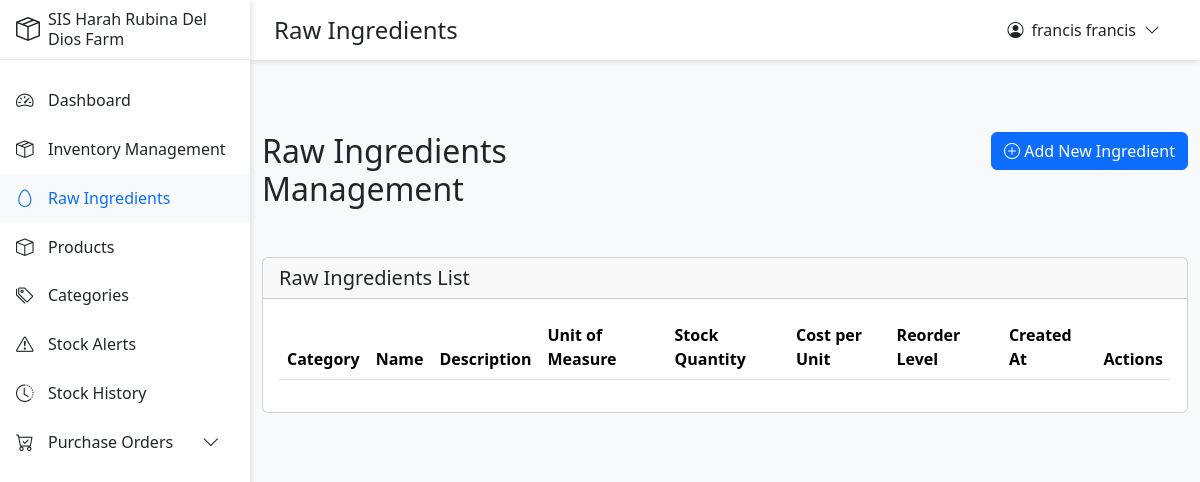
Before: /roles/stock_clerk/raw_ingredients.php (signed in) with the older database file.
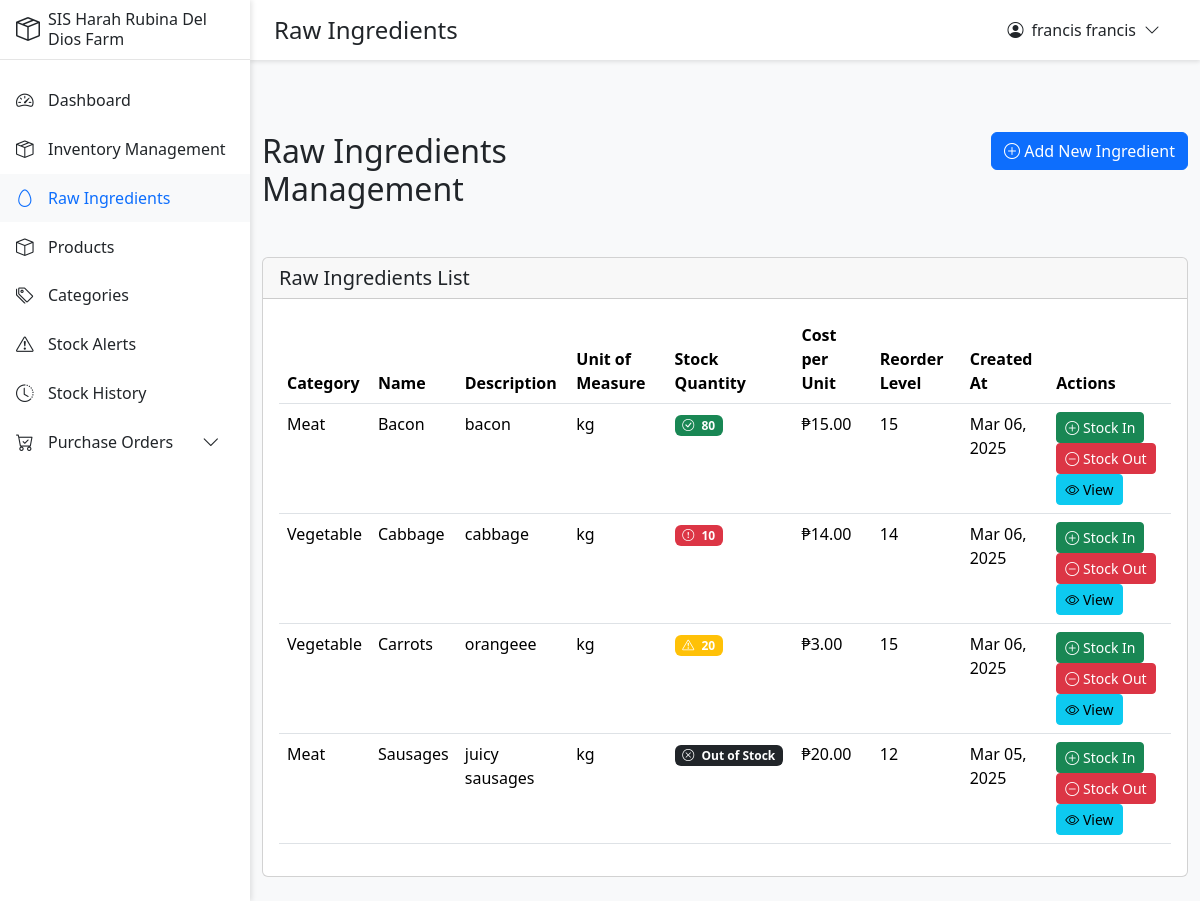
After: the same page with the newer database file.
### tables this page shows
CREATE TABLE `tbl_raw_ingredients` (
  `raw_ingredient_id` int(11) NOT NULL,
  `raw_name` varchar(255) NOT NULL,
  `raw_description` text DEFAULT NULL,
  `raw_unit_of_measure` varchar(50) DEFAULT NULL,
  `raw_stock_quantity` int(11) DEFAULT 0,
  `raw_cost_per_unit` decimal(10,2) DEFAULT NULL,
  `raw_reorder_level` int(11) DEFAULT NULL,
  `supplier_id` int(11) DEFAULT NULL,
  `category_id` int(11) DEFAULT NULL,
  `raw_created_at` timestamp NOT NULL DEFAULT current_timestamp(),
  `employee_id` int(11) DEFAULT NULL,
  `raw_stock_in` int(11) DEFAULT 0,
  `raw_stock_out` int(11) DEFAULT 0
);

CREATE TABLE `tbl_categories` (
  `category_id` int(11) NOT NULL,
  `category_name` varchar(255) NOT NULL,
  `category_description` text DEFAULT NULL,
  `created_at` timestamp NOT NULL DEFAULT current_timestamp(),
  `updated_at` timestamp NOT NULL DEFAULT current_timestamp() ON UPDATE current_timestamp()
);

### roles/stock_clerk/raw_ingredients.php (the view, shortened to what this page needs)
<?php
require_once '../../config/database.php';
require_once '../../includes/header.php';
$query = "SELECT r.*, c.category_name
          FROM tbl_raw_ingredients r
          LEFT JOIN tbl_categories c ON r.category_id = c.category_id
          ORDER BY r.raw_name";
$result = $conn->query($query);
?>
<div class="container-fluid py-4">
    <div class="row mb-4">
        <div class="col">
            <h2 class="mb-4">Raw Ingredients Management</h2>
        </div>
        <div class="col text-end">
            <button type="button" class="btn btn-primary" data-bs-toggle="modal" data-bs-target="#addIngredientModal">
                <i class="bi bi-plus-circle"></i> Add New Ingredient
            </button>
        </div>
    </div>
    <div class="row">
        <div class="col-12">
            <div class="card">
                <div class="card-header">
                    <h5 class="mb-0">Raw Ingredients List</h5>
                </div>
                <div class="card-body">
                    <div class="table-responsive">
                        <table class="table table-hover">
                            <thead>
                                <tr>
                                    <th>Category</th>
                                    <th>Name</th>
                                    <th>Description</th>
                                    <th>Unit of Measure</th>
                                    <th>Stock Quantity</th>
                                    <th>Cost per Unit</th>
                                    <th>Reorder Level</th>
                                    <th>Created At</th>
                                    <th>Actions</th>
                                </tr>
                            </thead>
                            <tbody>
                                <?php while ($ingredient = $result->fetch_assoc()): ?>
                                    <tr>
                                        <td><?php echo htmlspecialchars(isset($ingredient['category_name']) ? substr($ingredient['category_name'], 3) : 'Uncategorized'); ?></td>
                                        <td><?php echo htmlspecialchars($ingredient['raw_name']); ?></td>
                                        <td><?php echo htmlspecialchars($ingredient['raw_description']); ?></td>
                                        <td><?php echo htmlspecialchars($ingredient['raw_unit_of_measure']); ?></td>
                                        <td>
                                            <?php
                                            $stock_ratio = $ingredient['raw_stock_quantity'] / $ingredient['raw_reorder_level'];
                                            if ($ingredient['raw_stock_quantity'] == 0): ?>
                                                <span class="badge bg-dark">
                                                    <i class="bi bi-x-circle me-1"></i>
                                                    Out of Stock
                                                </span>
                                            <?php elseif ($ingredient['raw_stock_quantity'] <= $ingredient['raw_reorder_level']): ?>
                                                <span class="badge bg-danger">
                                                    <i class="bi bi-exclamation-circle me-1"></i>
                                                    <?php echo $ingredient['raw_stock_quantity']; ?>
                                                </span>
                                            <?php elseif ($stock_ratio <= 1.5): ?>
                                                <span class="badge bg-warning">
                                                    <i class="bi bi-exclamation-triangle me-1"></i>
                                                    <?php echo $ingredient['raw_stock_quantity']; ?>
                                                </span>
                                            <?php else: ?>
                                                <span class="badge bg-success">
                                                    <i class="bi bi-check-circle me-1"></i>
                                                    <?php echo $ingredient['raw_stock_quantity']; ?>
                                                </span>
                                            <?php endif; ?>
                                        </td>
                                        <td>₱<?php echo number_format($ingredient['raw_cost_per_unit'], 2); ?></td>
                                        <td><?php echo $ingredient['raw_reorder_level']; ?></td>
                                        <td><?php echo date('M d, Y', strtotime($ingredient['raw_created_at'])); ?></td>
                                        <td>
                                            <button type="button"
                                                    class="btn btn-sm btn-success me-1"
                                                    data-bs-toggle="modal"
                                                    data-bs-target="#stockInModal<?php echo $ingredient['raw_ingredient_id']; ?>">
                                                <i class="bi bi-plus-circle"></i> Stock In
                                            </button>
                                            <button type="button"
                                                    class="btn btn-sm btn-danger me-1"
                                                    data-bs-toggle="modal"
                                                    data-bs-target="#stockOutModal<?php echo $ingredient['raw_ingredient_id']; ?>">
                                                <i class="bi bi-dash-circle"></i> Stock Out
                                            </button>
                                            <button type="button"
                                                    class="btn btn-sm btn-info"
                                                    data-bs-toggle="modal"
                                                    data-bs-target="#viewIngredientModal<?php echo $ingredient['raw_ingredient_id']; ?>">
                                                <i class="bi bi-eye"></i> View
                                            </button>
                                        </td>
                                    </tr>
                                <?php endwhile; ?>
                            </tbody>
                        </table>
                    </div>
                </div>
            </div>
        </div>
    </div>
</div>
<?php require_once '../../includes/footer.php'; ?>

### includes/header.php (shortened to what this page needs)
<?php
$current_page = basename($_SERVER['PHP_SELF']);
$base_path = '/posinventory';
$role_path = '';
if ($_SESSION['job_name'] === 'Main Admin') {
    $role_path = $base_path . '/roles/main_admin';
} elseif ($_SESSION['job_name'] === 'Admin') {
    $role_path = $base_path . '/roles/admin';
} elseif ($_SESSION['job_name'] === 'Cashier') {
    $role_path = $base_path . '/roles/cashier';
} elseif ($_SESSION['job_name'] === 'Stock Clerk') {
    $role_path = $base_path . '/roles/stock_clerk';
}
?>
<!DOCTYPE html>
<html lang="en" data-bs-theme="light">
<head>
    <link href="https://cdn.jsdelivr.net/npm/bootstrap@5.3.2/dist/css/bootstrap.min.css" rel="stylesheet">
    <link href="https://cdn.jsdelivr.net/npm/bootstrap-icons@1.11.1/font/bootstrap-icons.css" rel="stylesheet">
</head>
<body>
    <?php require_once 'sidebar.php'; ?>
    <div class="top-bar d-flex justify-content-between">
        <h4 class="mb-0">
            <?php
            $page_title = str_replace('_', ' ', pathinfo($current_page, PATHINFO_FILENAME));
            echo ucwords($page_title);
            ?>
        </h4>
        <div class="dropdown">
            <button class="profile-menu" type="button" data-bs-toggle="dropdown">
                <i class="bi bi-person-circle"></i>
                <span><?php echo htmlspecialchars($_SESSION['full_name']); ?></span>
                <i class="bi bi-chevron-down"></i>
            </button>
        </div>
    </div>
    <main class="main-content">
    </main>
</body>
</html>

### includes/sidebar.php (shortened to what this page needs)
<div class="sidebar">
    <div class="sidebar-header">
        <a class="text-decoration-none" href="<?php echo $role_path; ?>/dashboard.php">
            <h4 class="mb-0 d-flex align-items-center">
                <i class="bi bi-box-seam me-2"></i>
                <span class="fs-6">SIS Harah Rubina Del Dios Farm</span>
            </h4>
        </a>
    </div>
    <div class="nav flex-column mt-3">
        <?php if ($_SESSION['job_name'] === 'Stock Clerk'): ?>
            <a class="nav-link <?php echo $current_page === 'dashboard.php' ? 'active' : ''; ?>"
               href="../../roles/stock_clerk/dashboard.php">
                <i class="bi bi-speedometer2"></i>
                <span>Dashboard</span>
            </a>
            <a class="nav-link <?php echo $current_page === 'inventory.php' ? 'active' : ''; ?>"
               href="../../roles/stock_clerk/inventory.php">
                <i class="bi bi-box-seam"></i>
                <span>Inventory Management</span>
            </a>
            <a class="nav-link <?php echo $current_page === 'raw_ingredients.php' ? 'active' : ''; ?>"
               href="../../roles/stock_clerk/raw_ingredients.php">
                <i class="bi bi-egg"></i>
                <span>Raw Ingredients</span>
            </a>
            <a class="nav-link <?php echo $current_page === 'products.php' ? 'active' : ''; ?>"
               href="../../roles/stock_clerk/products.php">
                <i class="bi bi-box"></i>
                <span>Products</span>
            </a>
            <a class="nav-link <?php echo $current_page === 'categories.php' ? 'active' : ''; ?>"
               href="../../roles/stock_clerk/categories.php">
                <i class="bi bi-tags"></i>
                <span>Categories</span>
            </a>
            <a class="nav-link <?php echo $current_page === 'stock_alerts.php' ? 'active' : ''; ?>"
               href="../../roles/stock_clerk/stock_alerts.php">
                <i class="bi bi-exclamation-triangle"></i>
                <span>Stock Alerts</span>
            </a>
            <a class="nav-link <?php echo $current_page === 'stock_history.php' ? 'active' : ''; ?>"
               href="../../roles/stock_clerk/stock_history.php">
                <i class="bi bi-clock-history"></i>
                <span>Stock History</span>
            </a>
            <div class="nav-item">
                <a class="nav-link <?php echo in_array($current_page, ['purchase_orders.php', 'receive_orders.php']) ? 'active' : ''; ?>"
                   data-bs-toggle="collapse"
                   href="#purchaseOrderSubmenu"
                   role="button">
                    <i class="bi bi-cart-check"></i>
                    <span>Purchase Orders</span>
                    <i class="bi bi-chevron-down ms-auto"></i>
                </a>
            </div>
        <?php endif; ?>
    </div>
</div>

### includes/footer.php (shortened to what this page needs)
</body>
</html>

### includes/header.php (style rules this page uses)
:root { --body-bg: #f8f9fa; --topbar-bg: #ffffff; --card-bg: #ffffff; --text-color: #212529; --border-color: rgba(0,0,0,0.1); }
body { min-height: 100vh; background-color: var(--body-bg); padding-left: 250px; padding-top: 60px; transition: padding-left 0.3s ease; color: var(--text-color); }
.top-bar { height: 60px; background: var(--topbar-bg); box-shadow: 0 2px 4px var(--border-color); position: fixed; top: 0; right: 0; left: 250px; z-index: 999; transition: left 0.3s ease, background-color 0.3s ease; display: flex; align-items: center; padding: 0 1.5rem; }
.main-content { background: var(--body-bg); padding: 1.5rem; }
.profile-menu { background: transparent; border: none; padding: 0.5rem 1rem; display: flex; align-items: center; gap: 0.5rem; border-radius: 0.5rem; transition: all 0.3s; color: var(--text-color); }

### includes/sidebar.php (style rules this page uses)
.sidebar { width: 250px; background: var(--topbar-bg); box-shadow: 2px 0 5px var(--border-color); position: fixed; top: 0; left: 0; height: 100%; z-index: 1000; transition: transform 0.3s ease, background-color 0.3s ease; }
.sidebar-header { height: 60px; padding: 0 1rem; border-bottom: 1px solid var(--border-color); display: flex; align-items: center; }
.sidebar-header a { color: var(--text-color) !important; }
.sidebar .nav-link { color: var(--text-color); padding: 0.7rem 1rem; display: flex; align-items: center; transition: all 0.3s; }
.sidebar .nav-link.active { background-color: var(--body-bg); color: #0d6efd; font-weight: 500; }
.sidebar .nav-link i { width: 1.5rem; margin-right: 0.5rem; font-size: 1.1rem; }

Changed rows visible on the page:
added tbl_raw_ingredients: category.category_name "Meat", raw_name "Bacon", raw_description "bacon", raw_unit_of_measure "kg", raw_stock_quantity "80", raw_cost_per_unit "15.00", raw_reorder_level "15", raw_created_at "Mar 06, 2025"
added tbl_raw_ingredients: category.category_name "Vegetable", raw_name "Cabbage", raw_description "cabbage", raw_unit_of_measure "kg", raw_stock_quantity "10", raw_cost_per_unit "14.00", raw_reorder_level "14", raw_created_at "Mar 06, 2025"
added tbl_raw_ingredients: category.category_name "Vegetable", raw_name "Carrots", raw_description "orangeee", raw_unit_of_measure "kg", raw_stock_quantity "20", raw_cost_per_unit "3.00", raw_reorder_level "15", raw_created_at "Mar 06, 2025"
added tbl_raw_ingredients: category.category_name "Meat", raw_name "Sausages", raw_description "juicy sausages", raw_unit_of_measure "kg", raw_stock_quantity 0 (drawn), raw_cost_per_unit "20.00", raw_reorder_level "12", raw_created_at "Mar 05, 2025"
